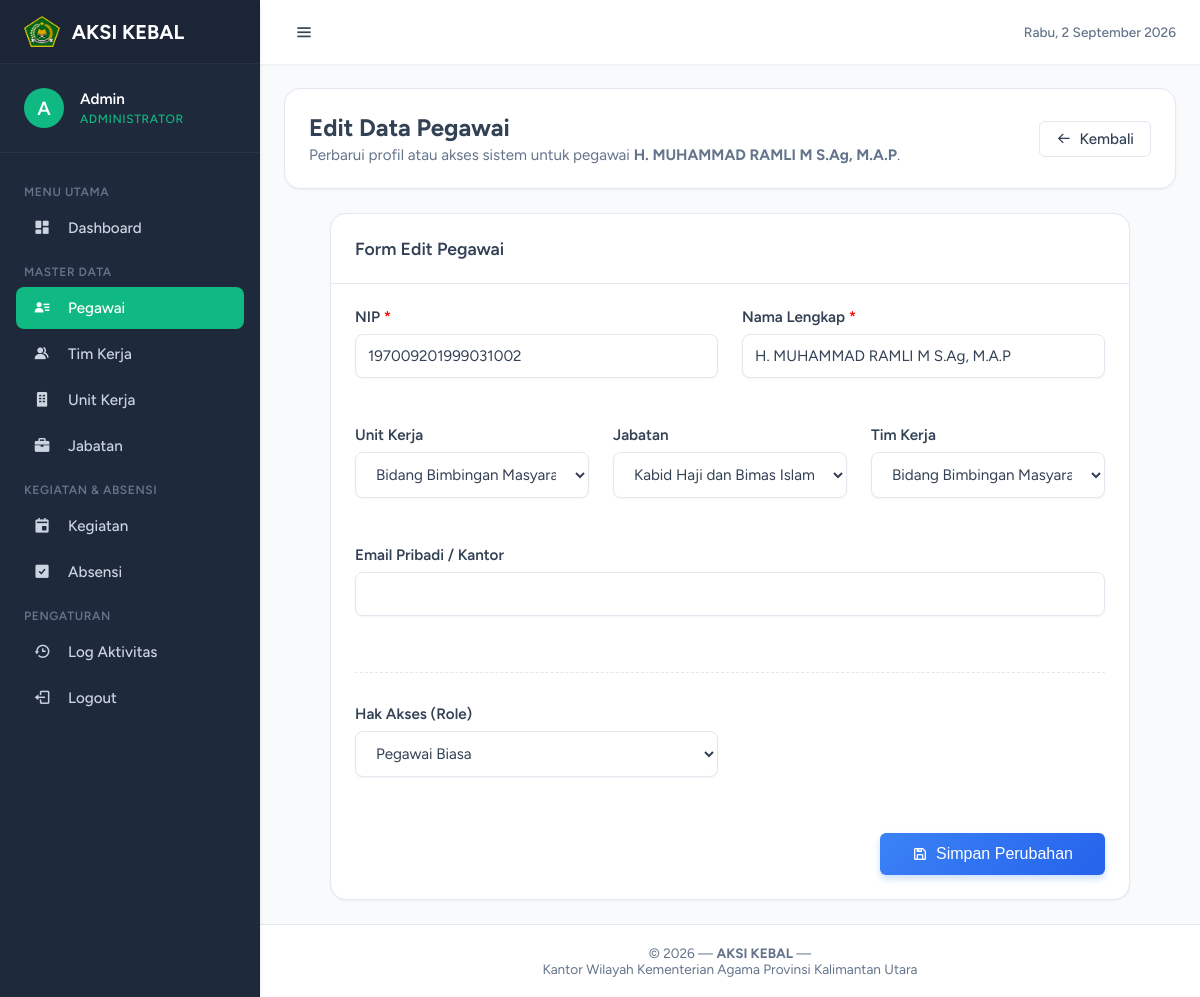
The page /public/admin/pegawai-edit/197009201999031002 (signed in) on the database its author committed.
### tables this page shows
CREATE TABLE `pegawai` (
  `nip` varchar(20) NOT NULL,
  `nama_lengkap` varchar(150) NOT NULL,
  `id_jabatan` int NOT NULL,
  `id_tim_kerja` int NOT NULL,
  `id_unit_kerja` int NOT NULL,
  `email` varchar(100) DEFAULT NULL,
  `password` varchar(255) DEFAULT NULL,
  `role` enum('admin','pegawai') NOT NULL DEFAULT 'pegawai',
  `created_at` timestamp NULL DEFAULT CURRENT_TIMESTAMP,
  `updated_at` timestamp NULL DEFAULT CURRENT_TIMESTAMP ON UPDATE CURRENT_TIMESTAMP,
  PRIMARY KEY (`nip`),
  KEY `idx_pegawai_jabatan` (`id_jabatan`),
  KEY `idx_pegawai_tim_kerja` (`id_tim_kerja`),
  KEY `idx_pegawai_unit_kerja` (`id_unit_kerja`),
  KEY `idx_pegawai_role` (`role`),
  CONSTRAINT `fk_pegawai_jabatan` FOREIGN KEY (`id_jabatan`) REFERENCES `jabatan` (`id_jabatan`) ON DELETE RESTRICT ON UPDATE CASCADE,
  CONSTRAINT `fk_pegawai_tim_kerja` FOREIGN KEY (`id_tim_kerja`) REFERENCES `tim_kerja` (`id_tim_kerja`) ON DELETE RESTRICT ON UPDATE CASCADE,
  CONSTRAINT `fk_pegawai_unit_kerja` FOREIGN KEY (`id_unit_kerja`) REFERENCES `unit_kerja` (`id_unit_kerja`) ON DELETE RESTRICT ON UPDATE CASCADE
);

CREATE TABLE `unit_kerja` (
  `id_unit_kerja` int NOT NULL AUTO_INCREMENT,
  `nama_unit_kerja` varchar(100) NOT NULL,
  `created_at` timestamp NULL DEFAULT CURRENT_TIMESTAMP,
  `updated_at` timestamp NULL DEFAULT CURRENT_TIMESTAMP ON UPDATE CURRENT_TIMESTAMP,
  PRIMARY KEY (`id_unit_kerja`)
);

CREATE TABLE `jabatan` (
  `id_jabatan` int NOT NULL AUTO_INCREMENT,
  `nama_jabatan` varchar(100) NOT NULL,
  `slug_jabatan` varchar(150) DEFAULT NULL,
  `created_at` timestamp NULL DEFAULT CURRENT_TIMESTAMP,
  `updated_at` timestamp NULL DEFAULT CURRENT_TIMESTAMP ON UPDATE CURRENT_TIMESTAMP,
  PRIMARY KEY (`id_jabatan`)
);

CREATE TABLE `tim_kerja` (
  `id_tim_kerja` int NOT NULL AUTO_INCREMENT,
  `nama_tim_kerja` varchar(100) NOT NULL,
  `slug_tim_kerja` varchar(150) DEFAULT NULL,
  `created_at` timestamp NULL DEFAULT CURRENT_TIMESTAMP,
  `updated_at` timestamp NULL DEFAULT CURRENT_TIMESTAMP ON UPDATE CURRENT_TIMESTAMP,
  PRIMARY KEY (`id_tim_kerja`)
);

### core/Controller.php (called while the page is built, shortened)
<?php
class Controller
{
    protected function model(string $model): object
    {
        $modelFile = __DIR__ . '/../app/models/' . $model . '.php';
        return new $model;
    }
    protected function view(string $view, array $data = []): void
    {
        $viewFile = __DIR__ . '/../app/views/' . $view . '.php';
        extract($data);
        require_once $viewFile;
    }
}

### app/controllers/AdminController.php (called while the page is built, shortened)
<?php
class AdminController extends Controller
{
    public function pegawai_edit($nip = null): void
    {
        $pegawaiModel = $this->model('PegawaiModel');
        $pegawai = $pegawaiModel->findByNip($nip);
        $this->view('admin/pegawai/edit', [
            'title' => 'Edit Pegawai - ' . APP_NAME,
            'pegawai' => $pegawai,
            'jabatan' => $pegawaiModel->getAllJabatan(),
            'tim_kerja' => $pegawaiModel->getAllTimKerja(),
            'unit_kerja' => $pegawaiModel->getAllUnitKerja(),
            'active_menu' => 'pegawai'
        ]);
    }
}

### core/App.php (called while the page is built, shortened)
<?php
class App
{
    protected $method = 'index';
    public function __construct()
    {
        $url = $this->parseUrl();
        if (isset($url[0]) && !empty($url[0])) {
            $controllerName = ucfirst(strtolower($url[0])) . 'Controller';
            $controllerFile = __DIR__ . '/../app/controllers/' . $controllerName . '.php';
            if (file_exists($controllerFile)) {
                $this->controller = $controllerName;
                unset($url[0]);
            } else {
                $this->controller = 'HomeController';
                $this->method = 'notFound';
            }
        }
        $this->controller = new $this->controller;
        if (isset($url[1]) && !empty($url[1])) {
            $methodName = str_replace('-', '_', $url[1]);
            if (method_exists($this->controller, $methodName)) {
                $this->method = $methodName;
                unset($url[1]);
            } else {
                $this->method = 'notFound';
            }
        }
        $this->params = $url ? array_values($url) : [];
        call_user_func_array([$this->controller, $this->method], $this->params);
    }
    protected function parseUrl(): array
    {
        if (isset($_GET['url'])) {
            $url = rtrim($_GET['url'], '/');
            $url = filter_var($url, FILTER_SANITIZE_URL);
            return explode('/', $url);
        }
        return [];
    }
}

### public/index.php (called while the page is built, shortened)
<?php
require_once __DIR__ . '/../config/app.php';
require_once __DIR__ . '/../core/Database.php';
require_once __DIR__ . '/../core/Controller.php';
require_once __DIR__ . '/../core/helpers.php';
require_once __DIR__ . '/../core/App.php';
$app = new App();

### config/database.php (called while the page is built)
<?php
return [
    'host'     => 'localhost',
    'dbname'   => 'aksi_kebal',
    'username' => 'root',
    'password' => '',
    'charset'  => 'utf8mb4',
    'options'  => [
        PDO::ATTR_ERRMODE            => PDO::ERRMODE_EXCEPTION,
        PDO::ATTR_DEFAULT_FETCH_MODE => PDO::FETCH_ASSOC,
        PDO::ATTR_EMULATE_PREPARES   => false,
    ]
];

### core/Database.php (called while the page is built, shortened)
<?php
class Database
{
    private static $instance = null;
    private $pdo;
    private $stmt;
    private function __construct()
    {
        $config = require __DIR__ . '/../config/database.php';
        $dsn = "mysql:host={$config['host']};dbname={$config['dbname']};charset={$config['charset']}";
        try {
            $this->pdo = new PDO($dsn, $config['username'], $config['password'], $config['options']);
            $this->pdo->exec("SET time_zone = '+08:00'");
        } catch (PDOException $e) {
            if (APP_ENV === 'development') {
                die('Database connection failed: ' . $e->getMessage());
            } else {
                die('Database connection failed. Please contact administrator.');
            }
        }
    }
    public static function getInstance(): self
    {
        if (self::$instance === null) {
            self::$instance = new self();
        }
        return self::$instance;
    }
    public function query(string $sql): self
    {
        $this->stmt = $this->pdo->prepare($sql);
        return $this;
    }
    public function bind($param, $value, $type = null): self
    {
        if (is_null($type)) {
            switch (true) {
                default:
                    $type = PDO::PARAM_STR;
            }
        }
        $this->stmt->bindValue($param, $value, $type);
        return $this;
    }
    public function execute(): bool
    {
        return $this->stmt->execute();
    }
    public function fetchAll(): array
    {
        $this->execute();
        return $this->stmt->fetchAll();
    }
    public function fetch()
    {
        $this->execute();
        return $this->stmt->fetch();
    }
}

### app/models/PegawaiModel.php (called while the page is built, shortened)
<?php
class PegawaiModel
{
    private $db;
    public function __construct()
    {
        $this->db = Database::getInstance();
    }
    public function findByNip(string $nip)
    {
        $this->db->query("SELECT * FROM pegawai WHERE nip = :nip");
        $this->db->bind(':nip', $nip);
        return $this->db->fetch();
    }
    public function getAllJabatan(): array
    {
        $this->db->query("SELECT * FROM jabatan ORDER BY nama_jabatan ASC");
        return $this->db->fetchAll();
    }
    public function getAllTimKerja(): array
    {
        $this->db->query("SELECT * FROM tim_kerja ORDER BY nama_tim_kerja ASC");
        return $this->db->fetchAll();
    }
    public function getAllUnitKerja(): array
    {
        $this->db->query("SELECT * FROM unit_kerja ORDER BY nama_unit_kerja ASC");
        return $this->db->fetchAll();
    }
}

### core/helpers.php (called while the page is built, shortened)
<?php
function e(?string $string): string
{
    return htmlspecialchars($string ?? '', ENT_QUOTES, 'UTF-8');
}
function isPost(): bool
{
    return $_SERVER['REQUEST_METHOD'] === 'POST';
}
function url(string $path = ''): string
{
    return BASE_URL . '/' . ltrim($path, '/');
}

### app/views/admin/pegawai/edit.php (the view, shortened to what this page needs)
<div class="card" >
    <div class="card-body" style="display: flex; justify-content: space-between; align-items: center; flex-wrap: wrap; gap: 1rem;">
        <div>
            <h2 style="margin: 0; font-size: 1.5rem; color: var(--text-main);">Edit Data Pegawai</h2>
            <p style="margin: 0.25rem 0 0 0; color: var(--text-muted); font-size: 0.95rem;">Perbarui profil atau akses sistem untuk pegawai <strong><?= e($pegawai['nama_lengkap']) ?></strong>.</p>
        </div>
        <div>
            <a href="<?= url('admin/pegawai') ?>" class="btn" style="background: var(--bg-color); border: 1px solid var(--border-color); color: var(--text-main); display: inline-flex; align-items: center; gap: 0.5rem;">
                <i class='bx bx-arrow-back'></i> Kembali
            </a>
        </div>
    </div>
</div>
<div class="card" style="max-width: 800px; margin: 0 auto;">
    <div class="card-header">
        <h3 class="card-title">Form Edit Pegawai</h3>
    </div>
    <div class="card-body">
        <form action="<?= url('admin/pegawai-edit/' . urlencode($pegawai['nip'])) ?>" method="POST">
            <div style="display: grid; grid-template-columns: 1fr 1fr; gap: 1.5rem; margin-bottom: 1.5rem;">
                <div class="form-group">
                    <label for="nip" class="form-label">NIP <span style="color: red;">*</span></label>
                    <input type="text" id="nip" name="nip" value="<?= e($pegawai['nip']) ?>" class="form-control" style="width: 100%; padding: 0.75rem; border: 1px solid var(--border-color); border-radius: 0.5rem;" required>
                </div>
                <div class="form-group">
                    <label for="nama_lengkap" class="form-label">Nama Lengkap <span style="color: red;">*</span></label>
                    <input type="text" id="nama_lengkap" name="nama_lengkap" value="<?= e($pegawai['nama_lengkap']) ?>" class="form-control" style="width: 100%; padding: 0.75rem; border: 1px solid var(--border-color); border-radius: 0.5rem;" required>
                </div>
            </div>
            <div style="display: grid; grid-template-columns: 1fr 1fr 1fr; gap: 1.5rem; margin-bottom: 1.5rem;">
                <div class="form-group">
                    <label for="id_unit_kerja" class="form-label">Unit Kerja</label>
                    <select id="id_unit_kerja" name="id_unit_kerja" class="form-control" >
                        <?php foreach ($unit_kerja as $u): ?>
                            <option value="<?= $u['id_unit_kerja'] ?>" <?= ($pegawai['id_unit_kerja'] == $u['id_unit_kerja']) ? 'selected' : '' ?>><?= e($u['nama_unit_kerja']) ?></option>
                        <?php endforeach; ?>
                    </select>
                </div>
                <div class="form-group">
                    <label for="id_jabatan" class="form-label">Jabatan</label>
                    <select id="id_jabatan" name="id_jabatan" class="form-control" >
                        <?php foreach ($jabatan as $j): ?>
                            <option value="<?= $j['id_jabatan'] ?>" <?= ($pegawai['id_jabatan'] == $j['id_jabatan']) ? 'selected' : '' ?>><?= e($j['nama_jabatan']) ?></option>
                        <?php endforeach; ?>
                    </select>
                </div>
                <div class="form-group">
                    <label for="id_tim_kerja" class="form-label">Tim Kerja</label>
                    <select id="id_tim_kerja" name="id_tim_kerja" class="form-control" >
                        <?php foreach ($tim_kerja as $t): ?>
                            <option value="<?= $t['id_tim_kerja'] ?>" <?= ($pegawai['id_tim_kerja'] == $t['id_tim_kerja']) ? 'selected' : '' ?>><?= e($t['nama_tim_kerja']) ?></option>
                        <?php endforeach; ?>
                    </select>
                </div>
            </div>
            <div style="display: grid; grid-template-columns: 1fr; gap: 1.5rem; margin-bottom: 1.5rem;">
                <div class="form-group">
                    <label for="email" class="form-label">Email Pribadi / Kantor</label>
                    <input type="email" id="email" name="email" value="<?= e($pegawai['email']) ?>" class="form-control" style="width: 100%; padding: 0.75rem; border: 1px solid var(--border-color); border-radius: 0.5rem;">
                </div>
            </div>
            <hr style="border: 0; border-top: 1px dashed var(--border-color); margin: 2rem 0;">
            <div style="display: grid; grid-template-columns: 1fr 1fr; gap: 1.5rem; margin-bottom: 2rem;">
                <div class="form-group">
                    <label for="role" class="form-label">Hak Akses (Role)</label>
                    <select id="role" name="role" class="form-control"  onchange="togglePassword(this.value)">
                        <option value="pegawai" <?= ($pegawai['role'] === 'pegawai') ? 'selected' : '' ?>>Pegawai Biasa</option>
                    </select>
                </div>
            </div>
            <div style="text-align: right;">
                <button type="submit" class="btn btn-gradient-success">
                    <i class='bx bx-save'></i> Simpan Perubahan
                </button>
            </div>
        </form>
    </div>
</div>
<?php
require_once __DIR__ . '/../layouts/main.php';

### public/assets/css/admin-layout.css (style rules this page uses)
:root { --primary: #10b981; --primary-hover: #059669; --primary-light: #d1fae5; --sidebar-bg: #1e293b; --sidebar-color: #cbd5e1; --sidebar-hover: #334155; --sidebar-active: #primary; --header-bg: #ffffff; --content-bg: #f8fafc; --text-main: #334155; --text-muted: #64748b; --border-color: #e2e8f0; --shadow-sm: 0 1px 2px 0 rgba(0, 0, 0, 0.05); --shadow-md: 0 4px 6px -1px rgba(0, 0, 0, 0.1), 0 2px 4px -2px rgba(0, 0, 0, 0.1); --shadow-glass: 0 8px 32px rgba(16, 185, 129, 0.08), 0 2px 8px rgba(0, 0, 0, 0.04), inset 0 1px 0 rgba(255, 255, 255, 0.8); --radius-md: 0.5rem; --radius-lg: 0.75rem; --radius-xl: 1rem; --radius-full: 9999px; --sidebar-width: 260px; --header-height: 64px; --transition: all 0.3s ease; }
* { margin: 0; padding: 0; box-sizing: border-box; }
body { font-family: 'Figtree', sans-serif; background-color: var(--content-bg); color: var(--text-main); overflow-x: hidden; }
a { text-decoration: none; color: inherit; }
.card { background: #ffffff; border-radius: var(--radius-xl); box-shadow: var(--shadow-sm); border: 1px solid var(--border-color); margin-bottom: 1.5rem; }
.card-header { padding: 1.5rem; border-bottom: 1px solid var(--border-color); display: flex; justify-content: space-between; align-items: center; background: transparent; }
.card-title { font-size: 1.1rem; font-weight: 600; color: var(--text-main); }
.card-body { padding: 1.5rem; }
.form-group { margin-bottom: 1.5rem; }
.form-label { display: block; margin-bottom: 0.5rem; font-weight: 600; font-size: 0.95rem; color: var(--text-main); }
.form-control { width: 100%; padding: 0.75rem 1rem; border: 1px solid var(--border-color); border-radius: var(--radius-md); background-color: #ffffff; font-family: inherit; font-size: 0.95rem; color: var(--text-main); transition: all 0.3s cubic-bezier(0.25, 1, 0.5, 1); box-shadow: var(--shadow-sm); }
.form-control::placeholder { color: #94a3b8; }
.btn { display: inline-flex; align-items: center; justify-content: center; gap: 0.5rem; padding: 0.5rem 1rem; font-size: 0.95rem; font-weight: 500; border-radius: 0.375rem; border: none; cursor: pointer; transition: all 0.3s ease; text-decoration: none; }
.btn-gradient-success { background: linear-gradient(135deg, #3b82f6 0%, #2563eb 100%); color: white; box-shadow: 0 4px 6px rgba(59, 130, 246, 0.25); padding: 0.75rem 2rem; font-size: 1rem; }

### rows shown on the page
pegawai: nama_lengkap "H. MUHAMMAD RAMLI M S.Ag, M.A.P", nip "197009201999031002", id_unit_kerja "Bidang Bimbingan Masyarakat Islam", id_jabatan "Kabid Haji dan Bimas Islam", id_tim_kerja "Bidang Bimbingan Masyarakat Islam", role "Pegawai Biasa"

### other values the page prints
substr($admin_name, 0, 1) "A"
$admin_name "Admin"
$admin_role "ADMINISTRATOR"
APP_NAME "AKSI KEBAL"
